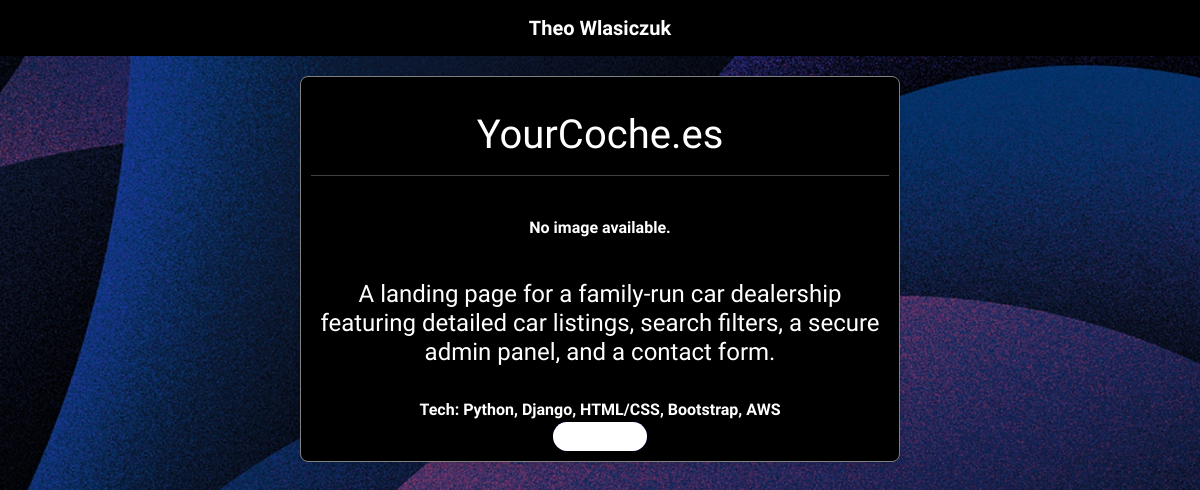
The app's page /post/2/ with its own data.
### portfolio_tw/models.py (models this page shows, shortened)
class Post(models.Model):
    name = models.CharField(max_length=100, default="Untitled Project")  # Default project name
    description = models.TextField(blank=True, null=True)  # Optional field
    tech = models.TextField(blank=True, null=True)  # Optional field
    sourceCode = models.TextField(blank=True, null=True)  # Optional field
    image = models.ImageField(upload_to='images/')  # Field for the image

### portfolio_tw/views.py (the view)
# urls.py: path("post/<int:id>/", views.post, name="post"),
def post(request, id):
    post = get_object_or_404(Post, id=id)
    return render(request, "post.html", {'post': post}) #renders the page and gives you all the data of the Project you looked up

### portfolio_tw/templates/post.html (shortened to what this page needs)
{% extends "layout.html"%}
{% block content %}
<head>
  <link rel="stylesheet" href="/static/css/styles.css">
</head>
  <div class="project-container">
  <div class="project">
      <br>
      <h1 class="text-white text-center">{{ post.name }}</h1>
      <hr>
    <br>
    {% if post.images.all %}
    <div id="carouselExampleDark" class="carousel carousel-dark slide" data-bs-ride="carousel">
      <div class="carousel-indicators">
        <button type="button" data-bs-target="#carouselExampleDark" data-bs-slide-to="0" class="active" aria-current="true" aria-label="Slide 1"></button>
        {% for image in post.images.all reversed%}
          <button type="button" data-bs-target="#carouselExampleDark" data-bs-slide-to="{{ forloop.counter0 }}" aria-label="Slide {{ forloop.counter0 }}"></button>
        {% endfor%}
      </div>
      <div class="carousel-inner">
        {% for image in post.images.all reversed%}
          {% if forloop.counter > 0 %}
            <div class="carousel-item active" data-bs-interval="8000">
              <img src="{{ image.image.url }}" class="d-block w-100 rounded" alt="...">
            </div>
          {% else %}
            <div class="carousel-item" data-bs-interval="8000">
              <img src="{{ image.image.url }}" class="d-block w-100 rounded" alt="...">
            </div>
          {% endif %}
        {% endfor %}
      </div>
      <button class="carousel-control-prev" type="button" data-bs-target="#carouselExampleDark" data-bs-slide="prev">
        <span class="carousel-control-prev-icon" aria-hidden="true"></span>
        <span class="visually-hidden">Previous</span>
      </button>
      <button class="carousel-control-next" type="button" data-bs-target="#carouselExampleDark" data-bs-slide="next">
        <span class="carousel-control-next-icon" aria-hidden="true"></span>
        <span class="visually-hidden">Next</span>
      </button>
    </div>
    {% else %}
        <p>No image available.</p>
    {% endif %}
      <br>
      <h4 class="description">{{ post.description }}</h4>
      <br>
      <strong class="tech">{{ post.tech }}</strong>
      <br>
      <button class="cssbuttons-io">
        <a href="{{ post.sourceCode}}">
        </a>
      </button>
    </div>
  </div>
{% endblock %}

### portfolio_tw/static/css/styles.css (style rules this page uses)
body { background-image: url("../photos/purple-cover.jpg"); margin: 0; min-height: 200vh; background-repeat: no-repeat; background-size: cover; background-position: center top; background-attachment: scroll; }
hr { color: white; }
* { font-family: "Poiret One", serif; font-weight: bold; box-sizing: border-box; }
.cssbuttons-io { position: relative; font-family: inherit; font-weight: 500; font-size: 18px; letter-spacing: 0.05em; border-radius: 0.8em; cursor: pointer; border: none; background: linear-gradient(to right, #8e2de2, #4a00e0); color: black; overflow: hidden; }
.cssbuttons-io svg { width: 1.2em; height: 1.2em; margin-right: 0.5em; }
.cssbuttons-io::before, .cssbuttons-io::after { position: absolute; top: 0; left: 0; width: 100%; height: 100%; z-index: 0; }
.cssbuttons-io::before { content: ""; background: #fff; width: 120%; left: -10%; transform: skew(30deg); transition: transform 0.4s cubic-bezier(0.3, 1, 0.8, 1); }
.project-container { display: flex; flex-wrap: wrap; justify-content: center; gap: 20px; margin: 20px auto; max-width: 50%; }
.project { flex: 1 1 calc(50% - 20px); min-width: 280px; background-color: black; border: 1px solid gray; color: white; border-radius: 8px; box-shadow: 0 4px 6px rgba(0, 0, 0, 0.1); padding: 10px; text-align: center; transition: transform 0.2s, box-shadow 0.2s; }

### records on screen
Post: name "YourCoche.es", description "A landing page for a family-run car dealership featuring detailed car listings, search filters, a secure admin panel, and a contact form.", tech "Tech: Python, Django, HTML/CSS, Bootstrap, AWS"
